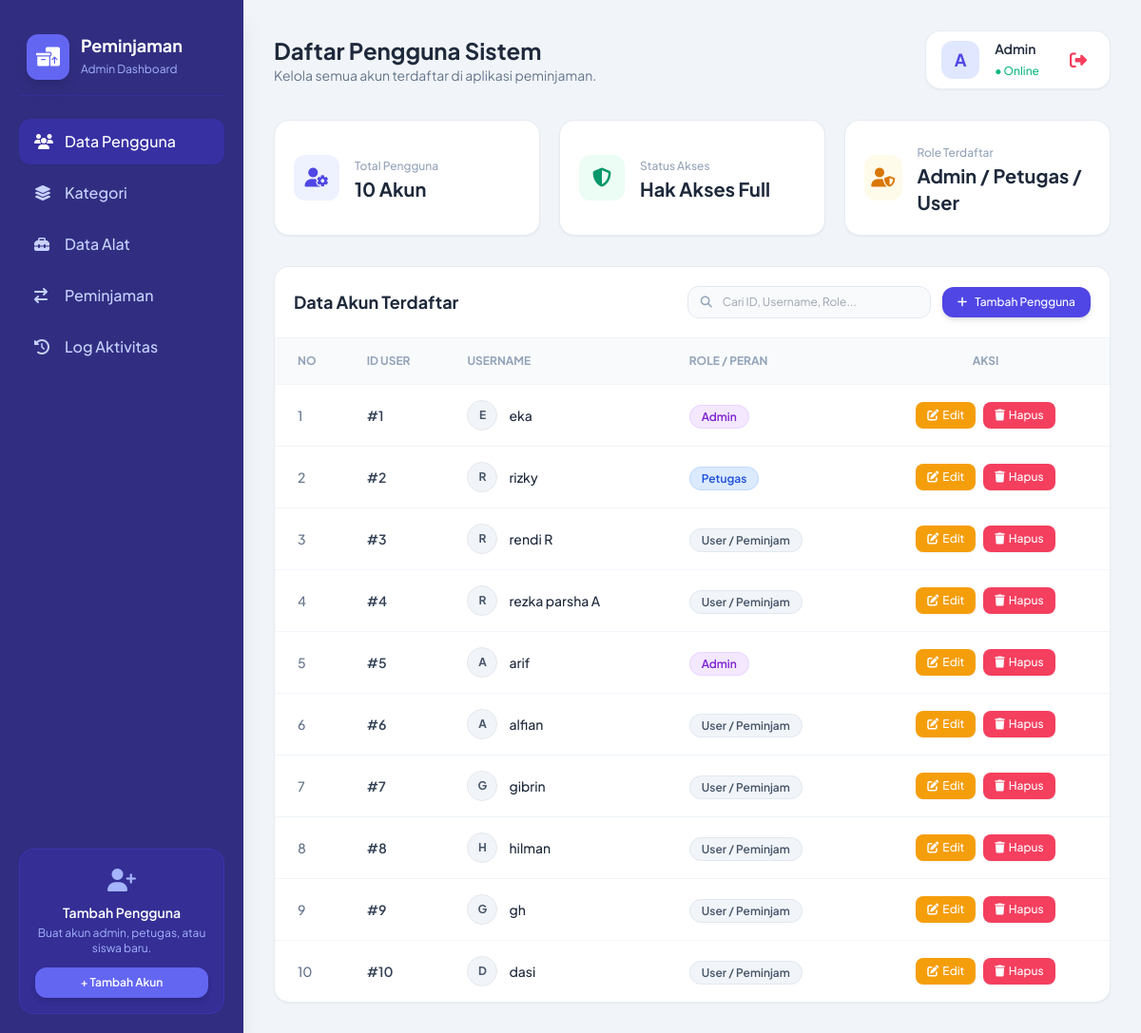
The page /view/v_tampilan_user.php (signed in) on the database its author committed.
### tables this page shows
CREATE TABLE `user` (
  `id_user` int(11) NOT NULL,
  `username` varchar(50) DEFAULT NULL,
  `password` varchar(255) NOT NULL,
  `role` enum('admin','petugas','peminjam') DEFAULT NULL,
  `no_hp` varchar(20) NOT NULL
);

### MODEL/m_user.php (called while the page is built, shortened)
<?php
class m_user {
    private $db;
    public function __construct($db_connection) {
        $this->db = $db_connection;
    }
    public function tampil_data() {
        $sql = "SELECT * FROM user";
        $result = $this->db->query($sql);
        $data = [];
        if ($result) {
            while ($row = $result->fetch_object()) {
                $data[] = $row;
            }
        }
        return $data;
    }
}

### VIEW/v_tampilan_user.php (the view, shortened to what this page needs)
<?php
include_once '../controller/c_user.php';
?>
<!DOCTYPE html>
<html lang="id">
<head>
    <script src="https://cdn.tailwindcss.com"></script>
    <link rel="stylesheet" href="https://cdnjs.cloudflare.com/ajax/libs/font-awesome/6.4.0/css/all.min.css">
</head>
<body class="bg-slate-100 text-slate-800 antialiased">
    <div class="flex min-h-screen">
        <aside class="w-64 bg-indigo-900 text-white flex flex-col justify-between p-5 shadow-xl shrink-0">
            <div>
                <div class="flex items-center gap-3 px-2 py-4 border-b border-indigo-800/60 mb-6">
                    <div class="bg-indigo-500 text-white p-2.5 rounded-xl shadow-lg">
                        <i class="fa-solid fa-boxes-packing text-xl"></i>
                    </div>
                    <div>
                        <h1 class="font-bold text-lg leading-tight">Peminjaman</h1>
                        <span class="text-xs text-indigo-300">Admin Dashboard</span>
                    </div>
                </div>
                <nav class="space-y-1.5">
                    <a href="v_tampilan_user.php" class="flex items-center gap-3 px-4 py-3 rounded-xl bg-indigo-800 text-white font-medium shadow-sm transition">
                        <i class="fa-solid fa-users w-5"></i> Data Pengguna
                    </a>
                    <a href="v_kategori.php" class="flex items-center gap-3 px-4 py-3 rounded-xl text-indigo-200 hover:bg-indigo-800/50 hover:text-white font-medium transition">
                        <i class="fa-solid fa-layer-group w-5"></i> Kategori
                    </a>
                    <a href="v_alat.php" class="flex items-center gap-3 px-4 py-3 rounded-xl text-indigo-200 hover:bg-indigo-800/50 hover:text-white font-medium transition">
                        <i class="fa-solid fa-toolbox w-5"></i> Data Alat
                    </a>
                    <a href="v_peminjaman_admin.php?tipe=pinjam" class="flex items-center gap-3 px-4 py-3 rounded-xl text-indigo-200 hover:bg-indigo-800/50 hover:text-white font-medium transition">
                        <i class="fa-solid fa-arrow-right-arrow-left w-5"></i> Peminjaman
                    </a>
                    <a href="v_log_aktivitas.php" class="flex items-center gap-3 px-4 py-3 rounded-xl text-indigo-200 hover:bg-indigo-800/50 hover:text-white font-medium transition">
                        <i class="fa-solid fa-clock-rotate-left w-5"></i> Log Aktivitas
                    </a>
                </nav>
            </div>
            <div class="bg-indigo-800/60 p-4 rounded-2xl border border-indigo-700/50 text-center">
                <i class="fa-solid fa-user-plus text-indigo-300 text-2xl mb-2"></i>
                <h4 class="text-sm font-semibold mb-1">Tambah Pengguna</h4>
                <p class="text-xs text-indigo-300 mb-3">Buat akun admin, petugas, atau siswa baru.</p>
                <a href="v_tambah_user.php" class="inline-block w-full py-2 bg-indigo-500 hover:bg-indigo-400 text-white font-semibold text-xs rounded-xl shadow-md transition">
                    + Tambah Akun
                </a>
            </div>
        </aside>
        <main class="flex-1 p-8 overflow-y-auto">
            <header class="flex flex-col md:flex-row justify-between items-start md:items-center gap-4 mb-8">
                <div>
                    <h2 class="text-2xl font-bold text-slate-800">Daftar Pengguna Sistem</h2>
                    <p class="text-sm text-slate-500">Kelola semua akun terdaftar di aplikasi peminjaman.</p>
                </div>
                <div class="flex items-center gap-4 bg-white px-4 py-2 rounded-2xl shadow-sm border border-slate-200/80">
                    <div class="w-10 h-10 rounded-xl bg-indigo-100 text-indigo-600 flex items-center justify-center font-bold text-lg">
                        <?= strtoupper(substr($_SESSION['role'] ?? 'A', 0, 1)); ?>
                    </div>
                    <div>
                        <p class="text-sm font-semibold capitalize text-slate-800"><?= $_SESSION['role'] ?? 'Admin'; ?></p>
                        <span class="text-xs text-emerald-500 font-medium">● Online</span>
                    </div>
                    <button type="button"
                            onclick="konfirmasiLogout()"
                            class="ml-2 text-rose-500 hover:bg-rose-50 p-2 rounded-lg transition cursor-pointer"
                            title="Logout">
                        <i class="fa-solid fa-right-from-bracket text-lg"></i>
                    </button>
                </div>
            </header>
            <section class="grid grid-cols-1 md:grid-cols-3 gap-5 mb-8">
                <div class="bg-white p-5 rounded-2xl border border-slate-200/80 shadow-sm flex items-center gap-4">
                    <div class="w-12 h-12 rounded-xl bg-indigo-50 text-indigo-600 flex items-center justify-center text-xl">
                        <i class="fa-solid fa-user-gear"></i>
                    </div>
                    <div>
                        <span class="text-xs font-medium text-slate-400">Total Pengguna</span>
                        <h3 class="text-xl font-bold text-slate-800"><?= is_array($users) ? count($users) : 0; ?> Akun</h3>
                    </div>
                </div>
                <div class="bg-white p-5 rounded-2xl border border-slate-200/80 shadow-sm flex items-center gap-4">
                    <div class="w-12 h-12 rounded-xl bg-emerald-50 text-emerald-600 flex items-center justify-center text-xl">
                        <i class="fa-solid fa-shield-halved"></i>
                    </div>
                    <div>
                        <span class="text-xs font-medium text-slate-400">Status Akses</span>
                        <h3 class="text-xl font-bold text-slate-800">Hak Akses Full</h3>
                    </div>
                </div>
                <div class="bg-white p-5 rounded-2xl border border-slate-200/80 shadow-sm flex items-center gap-4">
                    <div class="w-12 h-12 rounded-xl bg-amber-50 text-amber-600 flex items-center justify-center text-xl">
                        <i class="fa-solid fa-user-shield"></i>
                    </div>
                    <div>
                        <span class="text-xs font-medium text-slate-400">Role Terdaftar</span>
                        <h3 class="text-xl font-bold text-slate-800">Admin / Petugas / User</h3>
                    </div>
                </div>
            </section>
            <section class="bg-white rounded-2xl border border-slate-200/80 shadow-sm overflow-hidden">
                <div class="p-5 border-b border-slate-100 flex flex-col md:flex-row justify-between items-stretch md:items-center gap-4">
                    <h3 class="font-bold text-slate-800 text-lg">Data Akun Terdaftar</h3>
                    <div class="flex flex-col sm:flex-row items-center gap-3">
                        <div class="relative w-full sm:w-64">
                            <i class="fa-solid fa-magnifying-glass absolute left-3.5 top-1/2 -translate-y-1/2 text-slate-400 text-xs"></i>
                            <input type="text"
                                   id="searchInput"
                                   onkeyup="cariUser()"
                                   placeholder="Cari ID, Username, Role..."
                                   class="w-full pl-9 pr-4 py-2 bg-slate-50 border border-slate-200 text-xs rounded-xl focus:bg-white focus:outline-none focus:ring-2 focus:ring-indigo-500/20 focus:border-indigo-500 transition">
                        </div>
                        <a href="v_tambah_user.php" class="w-full sm:w-auto px-4 py-2 bg-indigo-600 hover:bg-indigo-700 text-white font-medium text-xs rounded-xl shadow-md transition flex items-center justify-center gap-2 shrink-0">
                            <i class="fa-solid fa-plus"></i> Tambah Pengguna
                        </a>
                    </div>
                </div>
                <div class="overflow-x-auto">
                    <table class="w-full text-left border-collapse" id="userTable">
                        <thead>
                            <tr class="bg-slate-50 border-b border-slate-100 text-slate-400 text-xs uppercase font-semibold">
                                <th class="p-4 pl-6">No</th>
                                <th class="p-4">ID User</th>
                                <th class="p-4">Username</th>
                                <th class="p-4">Role / Peran</th>
                                <th class="p-4 text-center pr-6">Aksi</th>
                            </tr>
                        </thead>
                        <tbody class="divide-y divide-slate-100 text-sm" id="tableBody">
                            <?php
                            $no = 1;
                            if (is_array($users) && count($users) > 0):
                                foreach ($users as $data):
                            ?>
                                <tr class="hover:bg-slate-50/80 transition user-row">
                                    <td class="p-4 pl-6 font-medium text-slate-500 row-no"><?= $no++; ?></td>
                                    <td class="p-4 font-semibold text-slate-700 search-target">#<?= $data->id_user; ?></td>
                                    <td class="p-4 search-target">
                                        <div class="flex items-center gap-3">
                                            <div class="w-8 h-8 rounded-full bg-slate-100 text-slate-600 flex items-center justify-center font-bold text-xs border shrink-0">
                                                <?= strtoupper(substr($data->username, 0, 1)); ?>
                                            </div>
                                            <span class="font-medium text-slate-800"><?= htmlspecialchars($data->username); ?></span>
                                        </div>
                                    </td>
                                    <td class="p-4 search-target">
                                        <?php if ($data->role === 'admin'): ?>
                                            <span class="px-3 py-1 rounded-full text-xs font-semibold bg-purple-100 text-purple-700 border border-purple-200">
                                                Admin
                                            </span>
                                        <?php elseif ($data->role === 'petugas'): ?>
                                            <span class="px-3 py-1 rounded-full text-xs font-semibold bg-blue-100 text-blue-700 border border-blue-200">
                                                Petugas
                                            </span>
                                        <?php else: ?>
                                            <span class="px-3 py-1 rounded-full text-xs font-semibold bg-slate-100 text-slate-600 border border-slate-200">
                                                User / Peminjam
                                            </span>
                                        <?php endif; ?>
                                    </td>
                                    <td class="p-4 text-center pr-6">
                                        <div class="flex justify-center items-center gap-2">
                                            <a href="v_update_user.php?aksi=edit&id=<?= $data->id_user; ?>"
                                               class="px-3 py-1.5 bg-amber-500 hover:bg-amber-600 text-white font-medium text-xs rounded-lg shadow-sm transition flex items-center gap-1">
                                                <i class="fa-solid fa-pen-to-square"></i> Edit
                                            </a>
                                            <button type="button"
                                                    onclick="konfirmasiHapus(<?= $data->id_user; ?>, '<?= addslashes(htmlspecialchars($data->username)); ?>')"
                                                    class="px-3 py-1.5 bg-rose-500 hover:bg-rose-600 text-white font-medium text-xs rounded-lg shadow-sm transition flex items-center gap-1 cursor-pointer">
                                                <i class="fa-solid fa-trash"></i> Hapus
                                            </button>
                                        </div>
                                    </td>
                                </tr>
                            <?php
                                endforeach;
                            endif; ?>
                        </tbody>
                    </table>
                </div>
            </section>
        </main>
    </div>
</body>
</html>

### CONTROLLER/c_user.php (shortened to what this page needs)
<?php
require_once '../model/m_koneksi.php';
require_once '../model/m_user.php';
$koneksi_obj = new m_koneksi();
$dbConnection = $koneksi_obj->koneksi;
$user_model = new m_user($dbConnection);
$aksi = $_GET['aksi'] ?? 'tampil';
$id   = $_GET['id'] ?? null;
if ($aksi === 'tampil') {
    $users = $user_model->tampil_data();
    include '../view/v_tampilan_user.php';
    exit();
}
elseif ($aksi === 'edit' && $id) {
    $users = $user_model->tampil_data_by_id($id);
    include_once '../view/v_update_user.php';
    exit();
}
else {
    header("Location: ../view/v_tampilan_user.php");
    exit();
}

### VIEW/v_tampilan_user.php (style rules this page uses)
body { font-family: 'Plus Jakarta Sans', sans-serif; }

### rows shown on the page
user: id_user "1", username "E", username "eka", role "Admin"
user: id_user "2", username "R", username "rizky", role "Petugas"
user: id_user "3", username "R", username "rendi R", role "User / Peminjam"
user: id_user "4", username "R", username "rezka parsha A", role "User / Peminjam"
user: id_user "5", username "A", username "arif", role "Admin"
user: id_user "6", username "A", username "alfian", role "User / Peminjam"
user: id_user "7", username "G", username "gibrin", role "User / Peminjam"
user: id_user "8", username "H", username "hilman", role "User / Peminjam"
user: id_user "9", username "G", username "gh", role "User / Peminjam"
user: id_user "10", username "D", username "dasi", role "User / Peminjam"

### other values the page prints
substr($_SESSION['role'] ?? 'A', 0, 1) "A"
$_SESSION['role'] "Admin"
count($users) "10"
